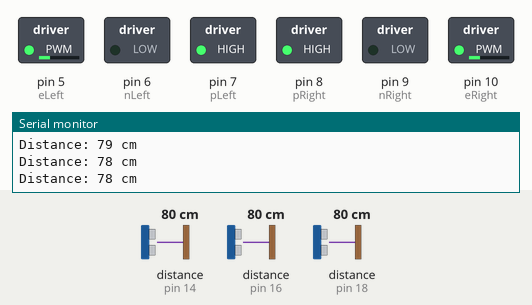
Simulated run of this program. Board: Arduino Mega 2560, built with avr-gcc and run on an emulated ATmega2560. Parts: switched loads named in the program (green lamp = pin HIGH), the last lines printed to the serial monitor. Wiring (inferred from the names in the program): 3 × ultrasonic range finder: trigger pin 15, echo pin 14 / trigger pin 17, echo pin 16 / trigger pin 19, echo pin 18. Dashed ring = blinking. The inputs (shaded band) are chosen by the test bench; at power-on: distance to the obstacle (sensors on pin 16, pin 14, pin 18) 80 cm. The echo pulse lasts 58.3 µs per cm; pins used as bus, display or sensor lines are not drawn.

Above: at 1.2 s.
1.3 s: distance to the obstacle (sensor on pin 16) set to 33 cm
4.3 s: distance to the obstacle (sensor on pin 16) set to 27 cm
At 4.8 s:
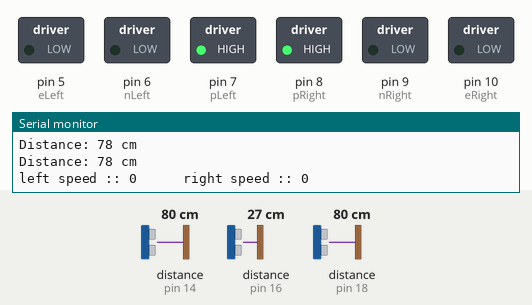
At 5.3 s:
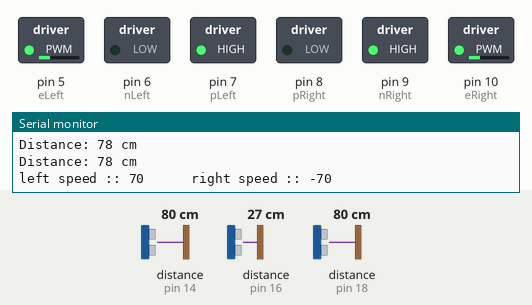
7.3 s: distance to the obstacle (sensor on pin 14) set to 83 cm
At 8.5 s:
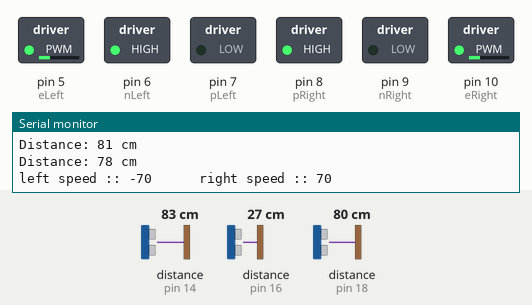
10.3 s: distance to the obstacle (sensor on pin 18) set to 12 cm
13.3 s: distance to the obstacle (sensor on pin 18) set to 9 cm
16.3 s: distance to the obstacle (sensor on pin 16) set to 60 cm
At 17.9 s:
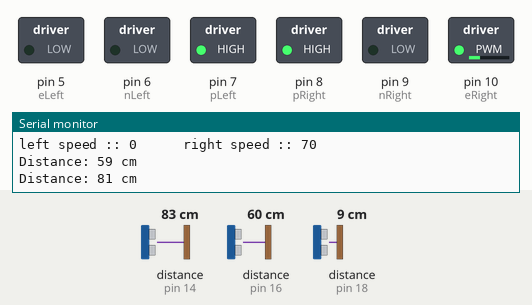
Timing chart, 0 to 19.4 s (numbered marks = the images above; inputs shaded):
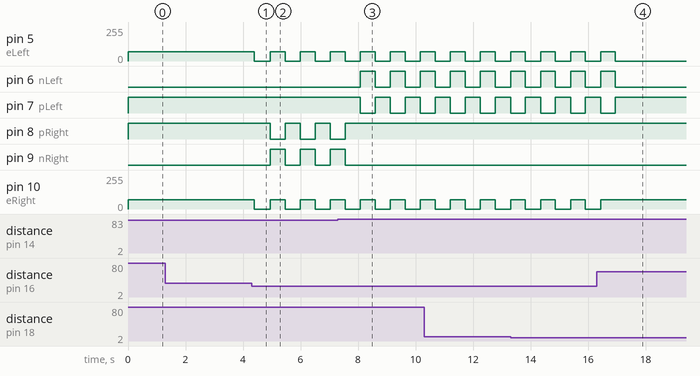

The program:

main.cpp
```cpp
#include <Arduino.h>
#include <QTRSensors.h>
#include <SPI.h>
#include <Wire.h>


/*------------------------------For Motor Drive----------------------------*/
int initialSpeed = 70; // just for test
#define leftMotroBaseSpeed initialSpeed
#define rightMotroBaseSpeed initialSpeed
#define maxMotorSpeed 250

// for motor pin configeration
int eLeft = 5;
int eRight = 10;
int pLeft = 7;
int nLeft = 6;
int pRight = 8;
int nRight = 9;


/*-----------------------------For SOner Sensor-----------------------------*/
#define echoPinL 14 // left        // attach pin D2 Arduino to pin Echo of HC-SR04
#define trigPinL 15 // left        // attach pin D3 Arduino to pin Trig of HC-SR04

#define echoPinM 16      // middle
#define trigPinM 17      // middle

#define echoPinR 18      // right
#define trigPinR 19      // right

// defines variables
long duration; // variable for the duration of sound wave travel
int distance;  // variable for the distance measurement

void wheel(int left, int right)
{
  if (left >= maxMotorSpeed)
    left = maxMotorSpeed;
  if (right >= maxMotorSpeed)
    right = maxMotorSpeed;
  if (left <= -maxMotorSpeed)
    left = -maxMotorSpeed;
  if (right <= -maxMotorSpeed)
    right = -maxMotorSpeed;

  if (left >= 0)
  {
    digitalWrite(pLeft, HIGH);
    digitalWrite(nLeft, LOW);
    analogWrite(eLeft, left);
  }
  else
  {
    digitalWrite(pLeft, LOW);
    digitalWrite(nLeft, HIGH);
    analogWrite(eLeft, -left);
  }

  if (right >= 0)
  {
    digitalWrite(pRight, HIGH);
    digitalWrite(nRight, LOW);
    analogWrite(eRight, right);
  }
  else
  {
    digitalWrite(pRight, LOW);
    digitalWrite(nRight, HIGH);
    analogWrite(eRight, -right);
  }

  Serial.print("left speed :: ");
  Serial.print(left);
  Serial.print("      ");
  Serial.print("right speed :: ");
  Serial.println(right);

  return;
}

void setup()
{
  Serial.begin(9600);
  // for motor setup
  for (int i = 5; i < 11; i++)
  {
    pinMode(i, OUTPUT);
  }

  //for soner setup
  pinMode(trigPinL, OUTPUT);
  pinMode(echoPinL, INPUT);
  pinMode(trigPinM, OUTPUT);
  pinMode(echoPinM, INPUT);
  pinMode(trigPinR, OUTPUT);
  pinMode(echoPinR, INPUT);


}

double distanceL()
{
  digitalWrite(trigPinL, LOW);
  delayMicroseconds(2);
  digitalWrite(trigPinL, HIGH);
  delayMicroseconds(10);
  digitalWrite(trigPinL, LOW);
  duration = pulseIn(echoPinL, HIGH);
  // Calculating the distance
  distance = duration * 0.034 / 2;
  Serial.print("Distance: ");
  Serial.print(distance);
  Serial.println(" cm");
  return distance;
}
double distanceM()
{
  digitalWrite(trigPinM, LOW);
  delayMicroseconds(2);
  digitalWrite(trigPinM, HIGH);
  delayMicroseconds(10);
  digitalWrite(trigPinM, LOW);
  duration = pulseIn(echoPinM, HIGH);
  // Calculating the distance
  distance = duration * 0.034 / 2;
  Serial.print("Distance: ");
  Serial.print(distance);
  Serial.println(" cm");
  return distance;
}
double distanceR()
{
  digitalWrite(trigPinR, LOW);
  delayMicroseconds(2);
  digitalWrite(trigPinR, HIGH);
  delayMicroseconds(10);
  digitalWrite(trigPinR, LOW);
  duration = pulseIn(echoPinR, HIGH);
  // Calculating the distance
  distance = duration * 0.034 / 2;
  Serial.print("Distance: ");
  Serial.print(distance);
  Serial.println(" cm");
  return distance;
}


void loop()
{
  int frontDistance = distanceM();
  int leftDistance = distanceL();
  int rightDistance = distanceR();
  if (frontDistance < 30)
  {
    wheel(0, 0);
    delay(500);
    int leftDistance = distanceL();
    int rightDistance = distanceR();
    if (leftDistance > rightDistance)
    {
      wheel(-initialSpeed, initialSpeed);
      delay(500); //200
    }
    else
    {
      wheel(initialSpeed, -initialSpeed);
      delay(500);  //200
    }
  }
  else if (leftDistance<15)
  {
    wheel(initialSpeed, 0);
  }
  else if (rightDistance<15)
  {
    wheel(0, initialSpeed);
  }
  else
  {
    wheel(initialSpeed, initialSpeed);
  }
}
```

Measured:
- the behaviour switches between 31 and 30 cm on distance to the obstacle (sensor on pin 16) (found by bisection; images 0 and 1)
- the behaviour switches between 80 and 81 cm on distance to the obstacle (sensor on pin 14) (found by bisection; images 2 and 3)
- after the input at 4.3 s, pin 5 (eLeft), pin 10 (eRight): alternates 70/255 for 0.52 s and 0/255 for 0.53 s, starting after 0.09 s; pin 8 (pRight): alternates HIGH for 0.53 s and LOW for 0.52 s, starting after 0.64 s; pin 9 (nRight): alternates HIGH for 0.52 s and LOW for 0.53 s, starting after 0.64 s
- after the input at 7.3 s, pin 6 (nLeft): alternates HIGH for 0.52 s and LOW for 0.53 s, starting after 0.78 s; pin 7 (pLeft): alternates HIGH for 0.53 s and LOW for 0.52 s, starting after 0.78 s; pin 8 (pRight): goes on until 7.6 s, then stays HIGH; pin 9 (nRight): goes on until 7.6 s, then stays LOW
- after the input at 16.3 s, pin 5 (eLeft): goes on until 16.9 s, then stays 0/255; pin 6 (nLeft): goes on until 16.9 s, then stays LOW; pin 7 (pLeft): goes on until 16.9 s, then stays HIGH; pin 10 (eRight): goes on until 16.4 s, then stays 70/255
